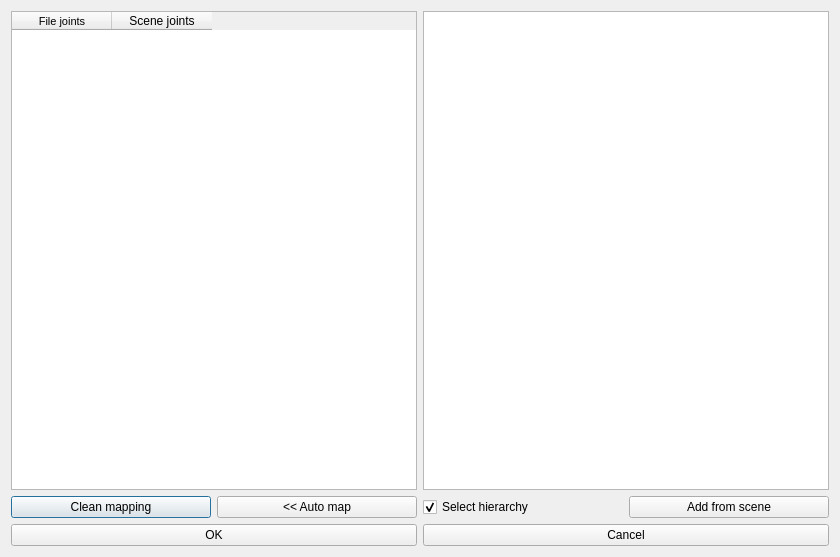
<?xml version="1.0" encoding="UTF-8"?>
<ui version="4.0">
 <class>Dialog</class>
 <widget class="QDialog" name="Dialog">
  <property name="geometry">
   <rect>
    <x>0</x>
    <y>0</y>
    <width>840</width>
    <height>557</height>
   </rect>
  </property>
  <property name="windowTitle">
   <string>Dialog</string>
  </property>
  <layout class="QGridLayout" name="gridLayout">
   <item row="0" column="0">
    <layout class="QVBoxLayout" name="verticalLayout_3">
     <item>
      <layout class="QHBoxLayout" name="horizontalLayout_4">
       <item>
        <layout class="QVBoxLayout" name="verticalLayout">
         <item>
          <widget class="QTableWidget" name="tableMapper">
           <property name="dragEnabled">
            <bool>true</bool>
           </property>
           <property name="dragDropMode">
            <enum>QAbstractItemView::DragDrop</enum>
           </property>
           <property name="defaultDropAction">
            <enum>Qt::MoveAction</enum>
           </property>
           <property name="showGrid">
            <bool>true</bool>
           </property>
           <property name="sortingEnabled">
            <bool>false</bool>
           </property>
           <property name="rowCount">
            <number>0</number>
           </property>
           <property name="columnCount">
            <number>2</number>
           </property>
           <attribute name="horizontalHeaderVisible">
            <bool>true</bool>
           </attribute>
           <attribute name="horizontalHeaderHighlightSections">
            <bool>true</bool>
           </attribute>
           <column>
            <property name="text">
             <string>File joints</string>
            </property>
            <property name="font">
             <font>
              <pointsize>8</pointsize>
             </font>
            </property>
           </column>
           <column>
            <property name="text">
             <string>Scene joints</string>
            </property>
           </column>
          </widget>
         </item>
         <item>
          <layout class="QHBoxLayout" name="horizontalLayout">
           <item>
            <widget class="QPushButton" name="btnCleanMapping">
             <property name="text">
              <string>Clean mapping</string>
             </property>
            </widget>
           </item>
           <item>
            <widget class="QPushButton" name="btnAutomap">
             <property name="text">
              <string>&lt;&lt; Auto map</string>
             </property>
            </widget>
           </item>
          </layout>
         </item>
        </layout>
       </item>
       <item>
        <layout class="QVBoxLayout" name="verticalLayout_2">
         <item>
          <widget class="QListWidget" name="lwSceneJoints">
           <property name="sizePolicy">
            <sizepolicy hsizetype="Expanding" vsizetype="Expanding">
             <horstretch>0</horstretch>
             <verstretch>0</verstretch>
            </sizepolicy>
           </property>
           <property name="dragEnabled">
            <bool>true</bool>
           </property>
           <property name="dragDropMode">
            <enum>QAbstractItemView::DragOnly</enum>
           </property>
           <property name="spacing">
            <number>0</number>
           </property>
           <property name="sortingEnabled">
            <bool>true</bool>
           </property>
          </widget>
         </item>
         <item>
          <layout class="QHBoxLayout" name="horizontalLayout_2">
           <item>
            <widget class="QCheckBox" name="cbSelectHierarchy">
             <property name="text">
              <string>Select hierarchy</string>
             </property>
             <property name="checked">
              <bool>true</bool>
             </property>
            </widget>
           </item>
           <item>
            <widget class="QPushButton" name="btnAdd">
             <property name="text">
              <string>Add from scene</string>
             </property>
            </widget>
           </item>
          </layout>
         </item>
        </layout>
       </item>
      </layout>
     </item>
     <item>
      <layout class="QHBoxLayout" name="horizontalLayout_3">
       <item>
        <widget class="QPushButton" name="btnOK">
         <property name="text">
          <string>OK</string>
         </property>
        </widget>
       </item>
       <item>
        <widget class="QPushButton" name="btnCancel">
         <property name="text">
          <string>Cancel</string>
         </property>
        </widget>
       </item>
      </layout>
     </item>
    </layout>
   </item>
  </layout>
 </widget>
 <resources/>
 <connections/>
</ui>
